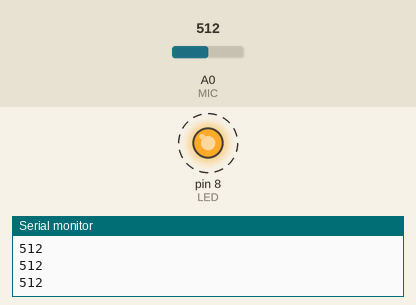
This sketch was run on a simulated Arduino Uno, built with avr-gcc and run on an emulated ATmega328P. Shown: output pins drawn as LEDs (lit = HIGH), the last lines printed to the serial monitor. Dashed ring = blinking. The inputs (shaded band) are chosen by the test bench; at power-on: A0 (MIC) = 512.

Above: at 1.28 s.
1.3 s: A0 (MIC) set to 71
4.3 s: A0 (MIC) set to 57
At 5.5 s:
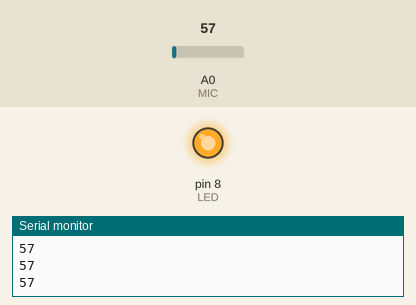
5.8 s: A0 (MIC) set to 74
At 6.06 s:
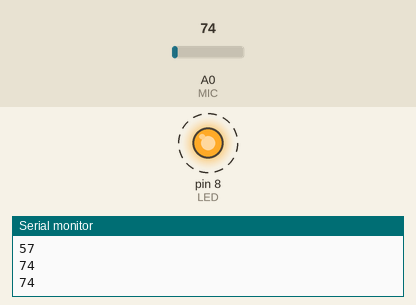
8.8 s: A0 (MIC) set to 54
At 10.0 s:
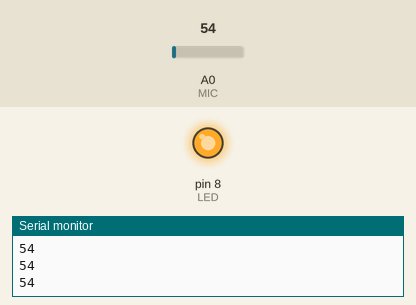
Timing chart, 0 to 11.4 s (numbered marks = the images above; inputs shaded):
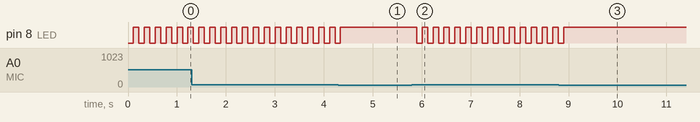

Measured:
- the behaviour switches between 65 and 64 on A0 (MIC) (found by bisection; images 0 and 1)
- after the input at 4.3 s, pin 8 (LED): goes on until 4.3 s, then stays HIGH
- after the input at 5.8 s, pin 8 (LED): alternates HIGH for 0.11 s and LOW for 0.11 s, starting after 0.10 s
- after the input at 8.8 s, pin 8 (LED): goes on until 8.9 s, then stays HIGH
- by itself, pin 8 (LED): alternates HIGH for 0.11 s and LOW for 0.11 s

The sketch:

s1410832041_HW6.ino
```cpp
const byte LED = 8;
const byte MIC = A0;
bool toggle = false;
int max_value = 0;

void setup() {
  Serial.begin(9600);
  pinMode(LED, OUTPUT);
}

void loop() {
  for (int i = 0; i < 100; i++) {
    int val = analogRead(MIC);
    if (val > max_value) {
      max_value = val;
    }
    delay(1);
  }
  Serial.println(max_value);
  if (max_value > 64) {
    toggle = !toggle;
    digitalWrite(LED, toggle);
  }
  max_value = 0;
}
```
